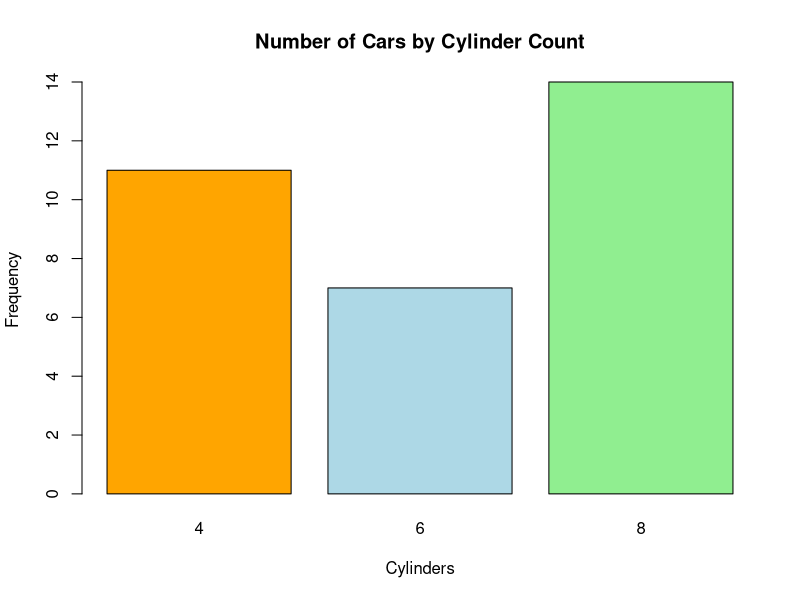
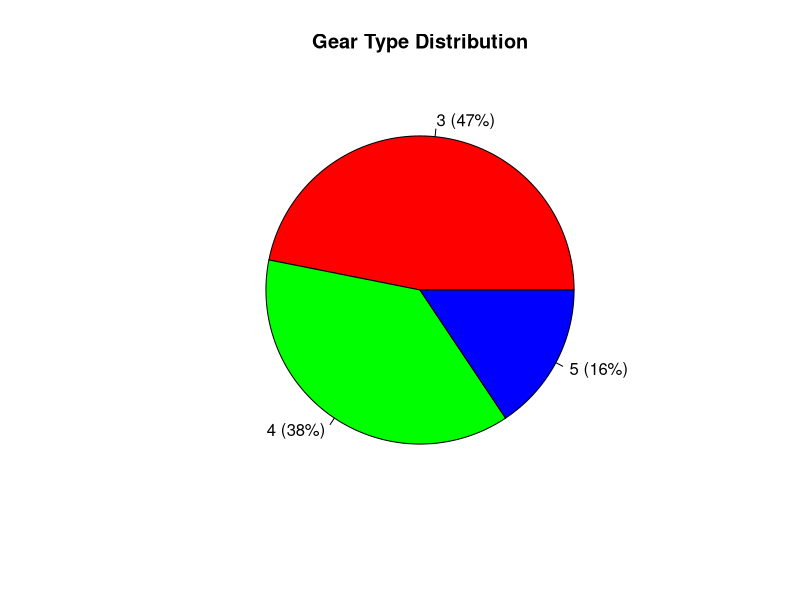
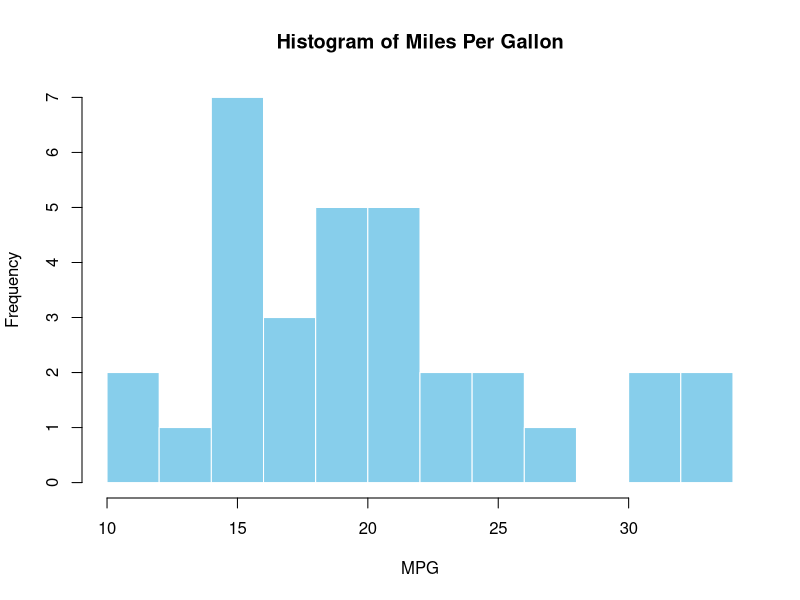
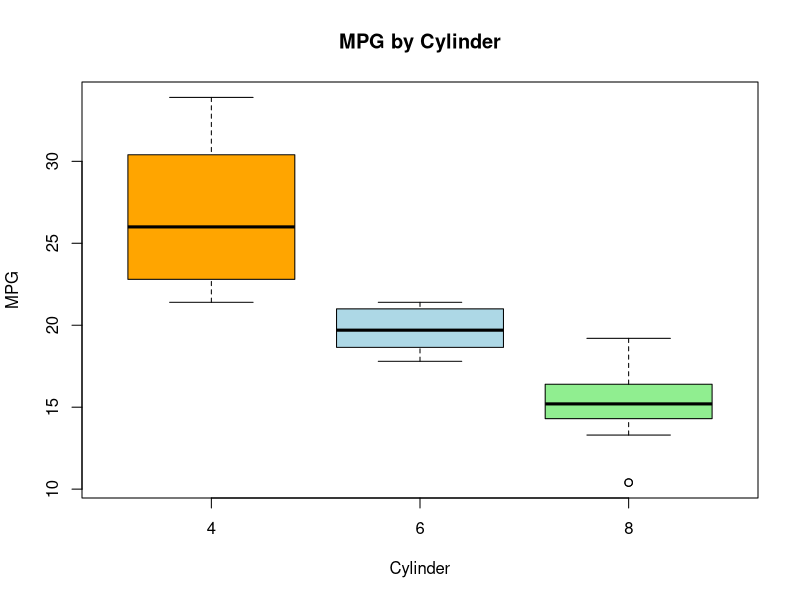
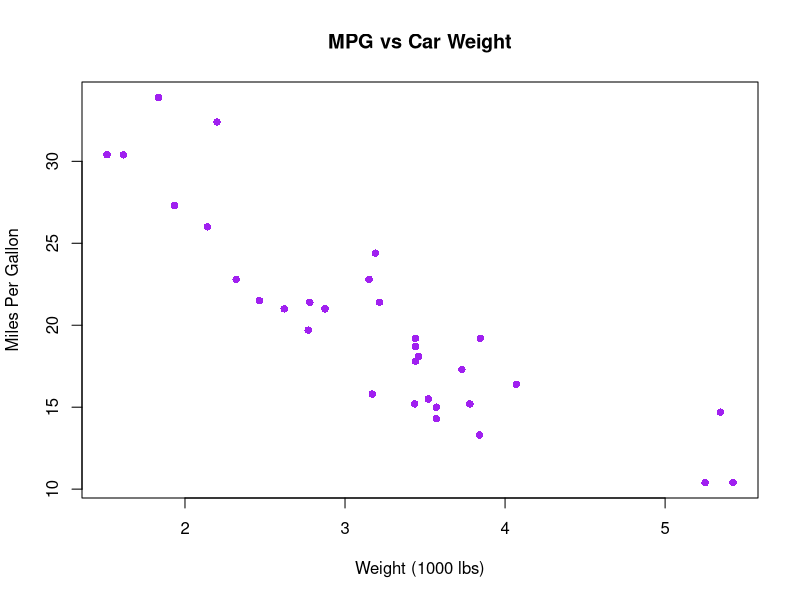
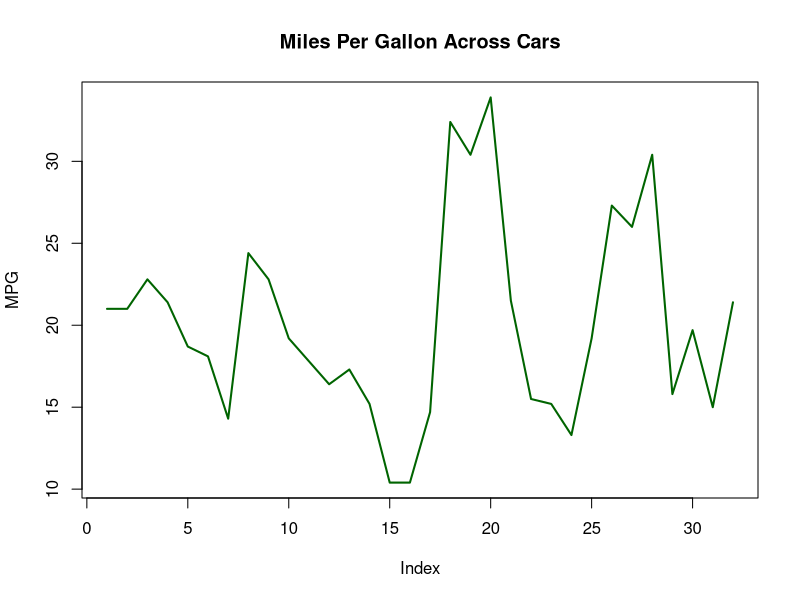
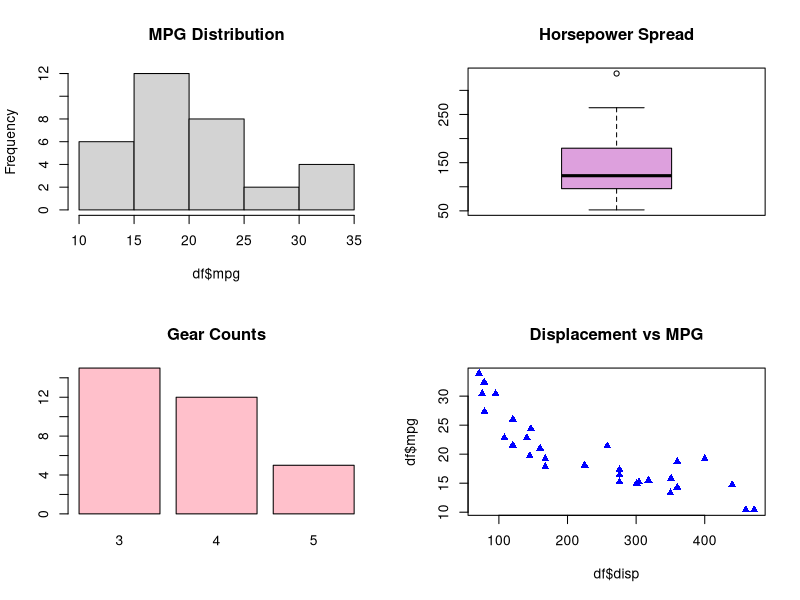
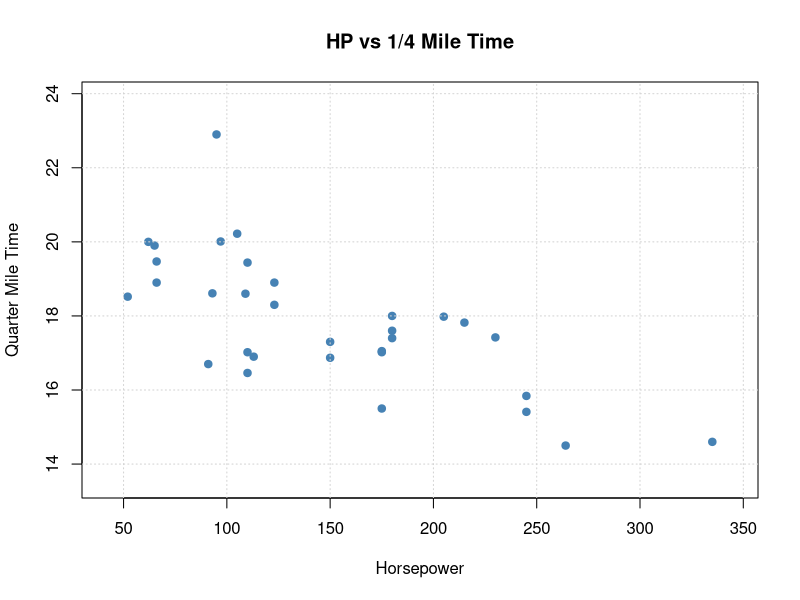

Here is the R script that generated these plots, in order:
##################################################
# PART 3: Data Visualization using Base R
# Author: Suman Bhowmick
# Description:
# Learn core plotting functions using base R (no packages).
# Visual feedback follows every command.
##################################################

### 1. Load and Prepare Dataset
data("mtcars")
df <- mtcars
df$cyl <- as.factor(df$cyl)
df$gear <- as.factor(df$gear)

cat("\n✅ Dataset loaded. Columns available:\n")
print(colnames(df))

### 2. Bar Plot: Frequency of Cylinders

cat("\n📊 BARPLOT: Number of cars by cylinder count\n")
cyl_table <- table(df$cyl)
barplot(cyl_table,
        main = "Number of Cars by Cylinder Count",
        col = c("orange", "lightblue", "lightgreen"),
        xlab = "Cylinders", ylab = "Frequency",
        border = "black")

### 3. Pie Chart: Gear Distribution

cat("\n🥧 PIE CHART: Proportion of Gear Types\n")
gear_table <- table(df$gear)
pct <- round(gear_table / sum(gear_table) * 100)
labels <- paste(names(gear_table), " (", pct, "%)", sep = "")
pie(gear_table, labels = labels,
    col = c("red", "green", "blue"),
    main = "Gear Type Distribution")

### 4. Histogram: Miles Per Gallon (MPG)

cat("\n📊 HISTOGRAM: Distribution of MPG\n")
hist(df$mpg,
     breaks = 10, col = "skyblue", border = "white",
     main = "Histogram of Miles Per Gallon",
     xlab = "MPG")

### 5. Boxplot: MPG by Cylinder

cat("\n📦 BOXPLOT: MPG grouped by Cylinder\n")
boxplot(mpg ~ cyl, data = df,
        main = "MPG by Cylinder",
        xlab = "Cylinder", ylab = "MPG",
        col = c("orange", "lightblue", "lightgreen"))

### 6. Scatter Plot: MPG vs Weight

cat("\n📍 SCATTERPLOT: MPG vs Weight\n")
plot(df$wt, df$mpg,
     main = "MPG vs Car Weight",
     xlab = "Weight (1000 lbs)",
     ylab = "Miles Per Gallon",
     col = "purple", pch = 16)

### 7. Line Plot: MPG Across Car Index

cat("\n📈 LINE PLOT: MPG across cars (index)\n")
plot(df$mpg, type = "l",
     main = "Miles Per Gallon Across Cars",
     ylab = "MPG", xlab = "Index",
     col = "darkgreen", lwd = 2)

### 8. Multiple Plots on One Page

cat("\n🧩 MULTI-PLOT: Displaying 4 plots in 2x2 grid\n")
par(mfrow = c(2, 2))  # 2 rows, 2 columns

# Plot 1: Histogram
hist(df$mpg, col = "lightgray", main = "MPG Distribution")

# Plot 2: Boxplot
boxplot(df$hp, main = "Horsepower Spread", col = "plum")

# Plot 3: Barplot
barplot(table(df$gear), main = "Gear Counts", col = "pink")

# Plot 4: Scatter
plot(df$disp, df$mpg, main = "Displacement vs MPG",
     col = "blue", pch = 17)

# Reset layout
par(mfrow = c(1, 1))

cat("\n✅ Multi-panel plotting complete.\n")

### 9. Custom Axis and Titles

cat("\n🎯 CUSTOMIZATION: Scatterplot with axis tweaks\n")
plot(df$hp, df$qsec,
     main = "HP vs 1/4 Mile Time",
     xlab = "Horsepower", ylab = "Quarter Mile Time",
     pch = 19, col = "steelblue",
     xlim = c(min(df$hp) - 10, max(df$hp) + 10),
     ylim = c(min(df$qsec) - 1, max(df$qsec) + 1))
grid()

### 10. Saving a Plot to File (Optional)

cat("\n💾 SAVING: Exporting a plot to PNG\n")
png("scatter_hp_vs_mpg.png", width = 600, height = 400)
plot(df$hp, df$mpg,
     main = "Horsepower vs MPG",
     xlab = "HP", ylab = "MPG",
     col = "darkred", pch = 19)
dev.off()
cat("✅ Plot saved to: scatter_hp_vs_mpg.png\n")
